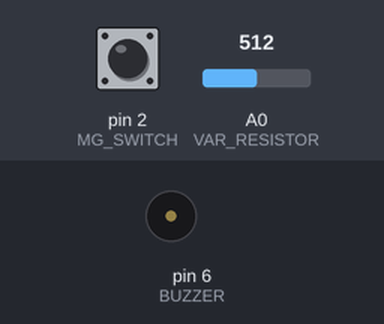
Bench run of a program on a simulated Arduino Uno, built with avr-gcc and run on an emulated ATmega328P. Shown: buzzer (waves = sounding, pin HIGH). Inputs (shaded band) come from the test bench; at power-on: A0 (VAR_RESISTOR) = 512, pin 2 (MG_SWITCH) LOW.

Above: at 4.2 s.
4.3 s: A0 (VAR_RESISTOR) set to 900
At 13.0 s:
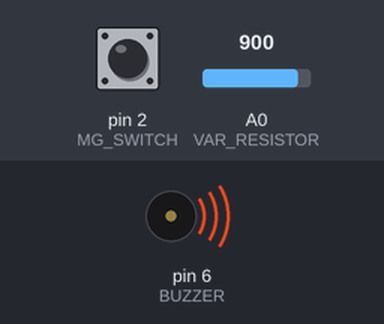
Timing chart, 0 to 14.5 s (numbered marks = the images above; inputs shaded):
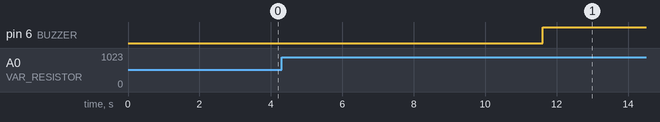

The program:

main.cpp
```cpp
#include <Arduino.h>

#define MG_SWITCH 2
#define BUZZER 6
#define VAR_RESISTOR A0
#define FULL_ANGLE 300
#define ADC_REF 5

unsigned long lastTimeMagnetDetected;
const unsigned long minDetectionInterval = 5000;// 5 seconds in milliseconds
const unsigned long maxDetectionInterval = 60000; // 1 minute in milliseconds

void pinsInit() {
  pinMode(MG_SWITCH, INPUT);
  pinMode(VAR_RESISTOR, INPUT);
  pinMode(BUZZER, OUTPUT);
}

bool isNearMagnet(){
  int sensorVal = digitalRead(MG_SWITCH);
  if (sensorVal == HIGH){
    return true;
  }
  return false;
}

void setup() {
  Serial.begin(9600);
  pinsInit();
  lastTimeMagnetDetected = millis(); // Initialize with current time
}

float getAngle(){
  float voltage;
  int sensor_value = 5 - analogRead(VAR_RESISTOR);
  voltage = (float) sensor_value * ADC_REF / 1023;
  float degrees = (((voltage * FULL_ANGLE) / ADC_REF) + 298.53)/300;
  // float degrees = (voltage * FULL_ANGLE) / ADC_REF;
  return degrees;
}

unsigned long detectionInterval() {
    return minDetectionInterval + getAngle() * (maxDetectionInterval - minDetectionInterval);
}

void loop() {
  if (isNearMagnet()) {
    // If the magnet is detected, turn the buzzer off and update the last detection time
    digitalWrite(BUZZER, LOW);
    lastTimeMagnetDetected = millis();
  } else {
    // If the magnet is not detected, check if 10 seconds have passed
    if (millis() - lastTimeMagnetDetected >= detectionInterval()) {
      // If 10 seconds have passed without detecting the magnet, turn the buzzer on
      digitalWrite(BUZZER, HIGH);
    }
  }
}
```

Measured:
- after the input at 4.3 s, pin 6 (BUZZER): LOW → HIGH after 7.3 s
